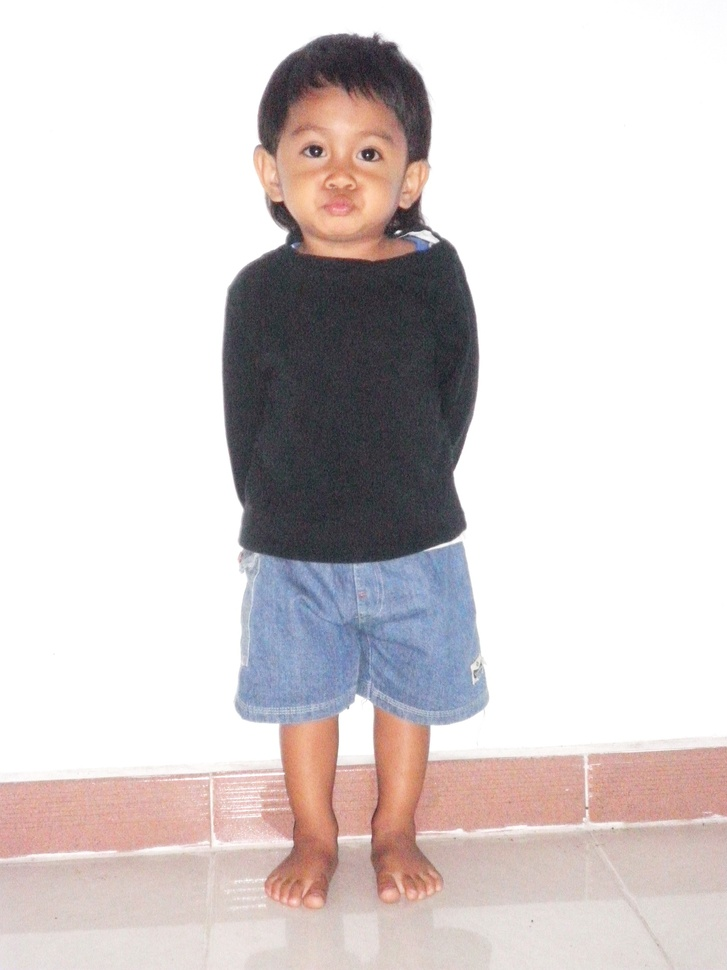
#> input picture uploads/2011_03_08_19_57_IMG_1990.JPG, 727 x 970 px, shrunk from 1536 x 2048 before the run
$ python -i cartoon.py   (imports and definitions only)
#> lines starting #> are read from the running program, lines starting #| are printed output that depends on the picture
#> further down, picture is the input picture: PIL image 727x970 RGB; mean R, G, B 215.9, 208.8, 208.9
from PIL import Image, ImageFilter, ImageEnhance

def apply_cartoon(image):
    # Reduksi warna untuk efek kartun
    image = image.convert("RGB")
    image = image.filter(ImageFilter.ModeFilter(size=9))
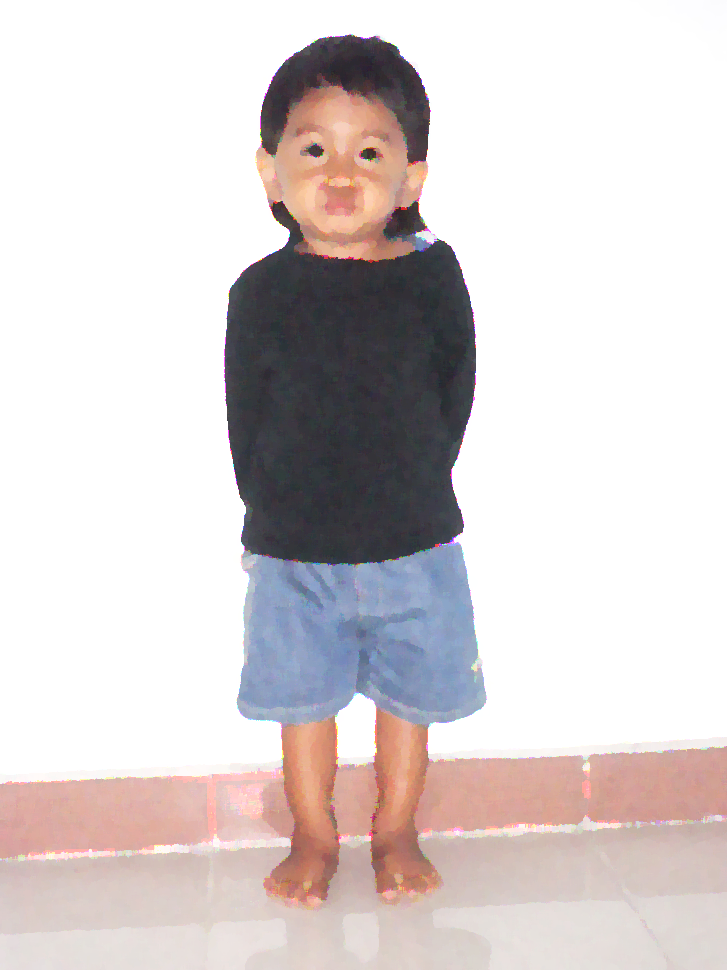
#> image: PIL image 727x970 RGB; mean R, G, B 216.5, 209, 209.1
    image = ImageEnhance.Color(image).enhance(2)  # Warna lebih hidup
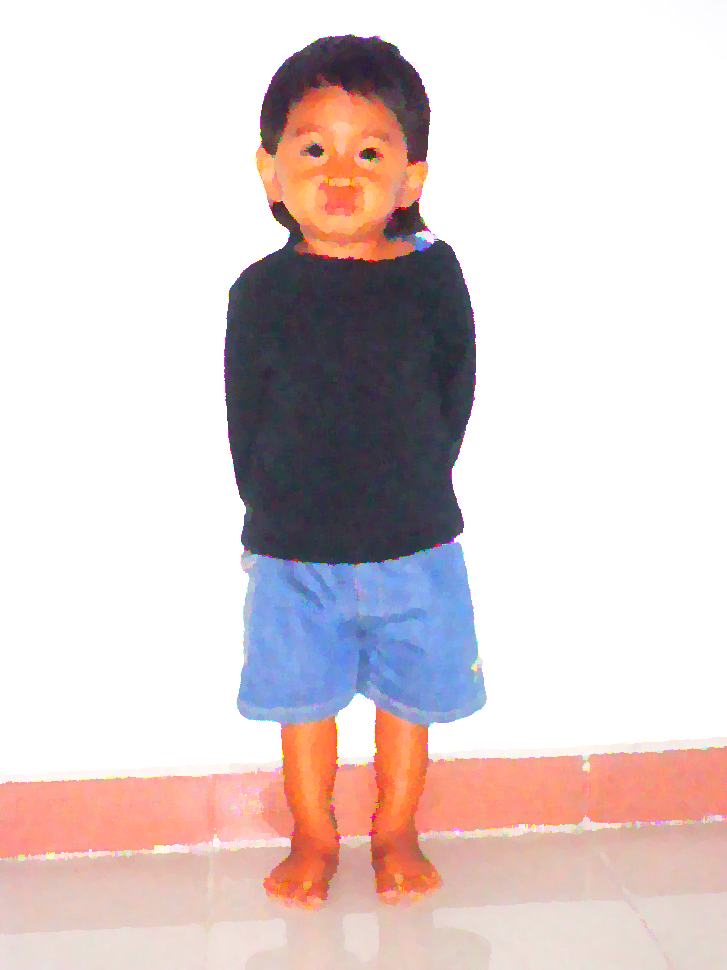
#> image: PIL image 727x970 RGB; mean R, G, B 220.5, 206.8, 206.7
    # Tambahkan edge untuk kontur yang jelas
    edges = image.filter(ImageFilter.FIND_EDGES)
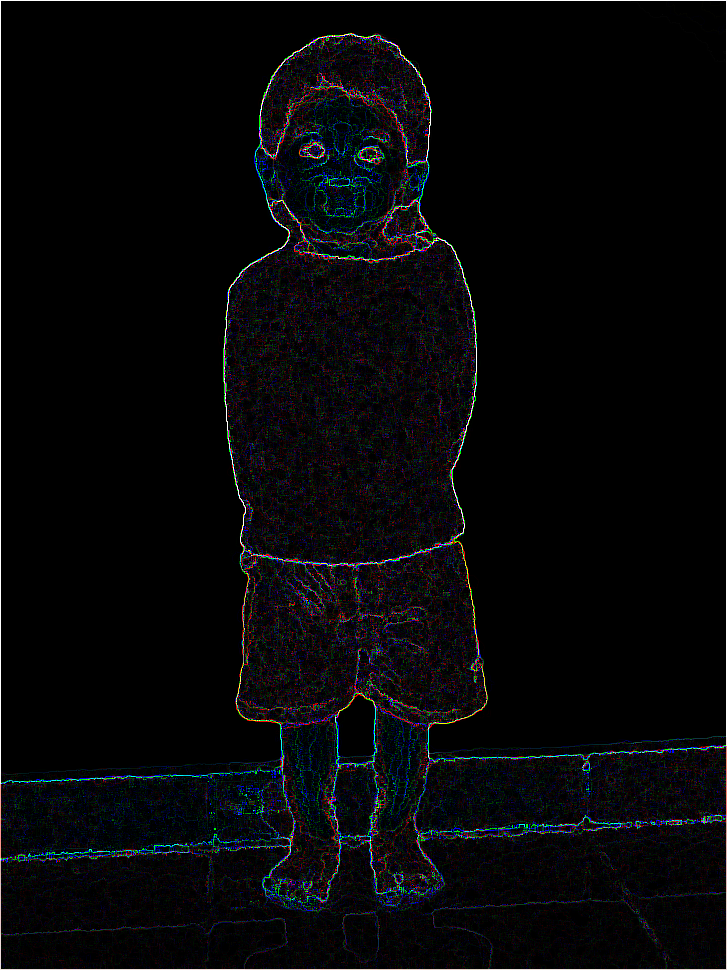
#> edges: PIL image 727x970 RGB; mean R, G, B 7, 7.2, 8.8
    image.paste(edges)
    return image

>>> from PIL import Image
>>> picture = Image.open('uploads/2011_03_08_19_57_IMG_1990.JPG')
>>> result = apply_cartoon(picture)

$ run again, on uploads/2022_01_20_17_04_IMG_1437.JPG
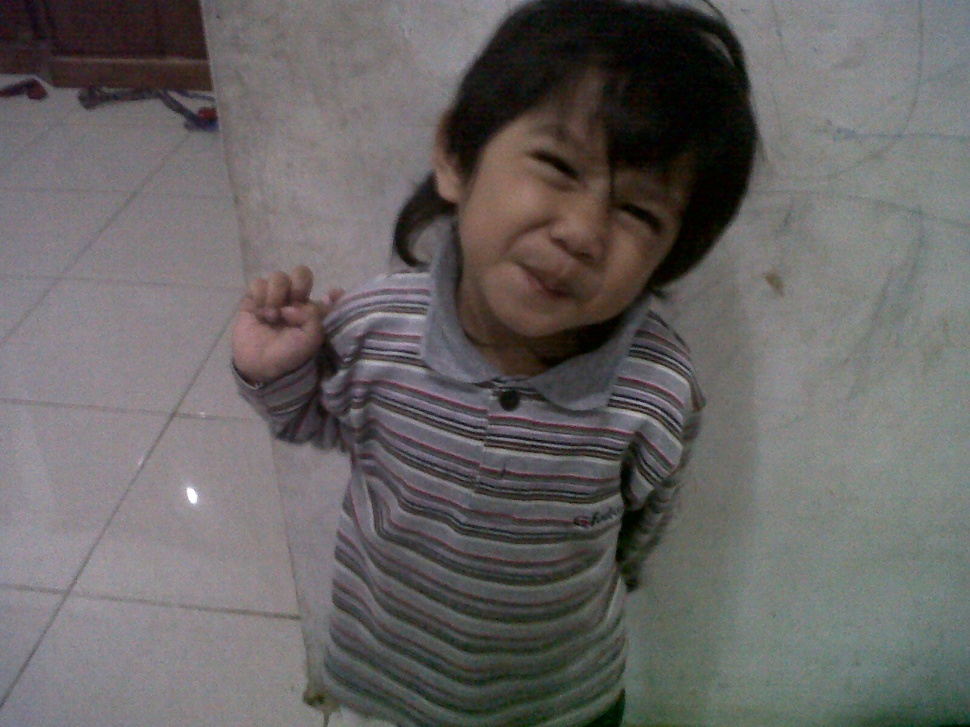
#> input picture uploads/2022_01_20_17_04_IMG_1437.JPG, 970 x 727 px, shrunk from 1600 x 1200 before the run
#> picture is the input picture: PIL image 970x727 RGB; mean R, G, B 103.4, 100.4, 99.8
#> in apply_cartoon, `image = ImageEnhance.Color(image).enhance(2)`:
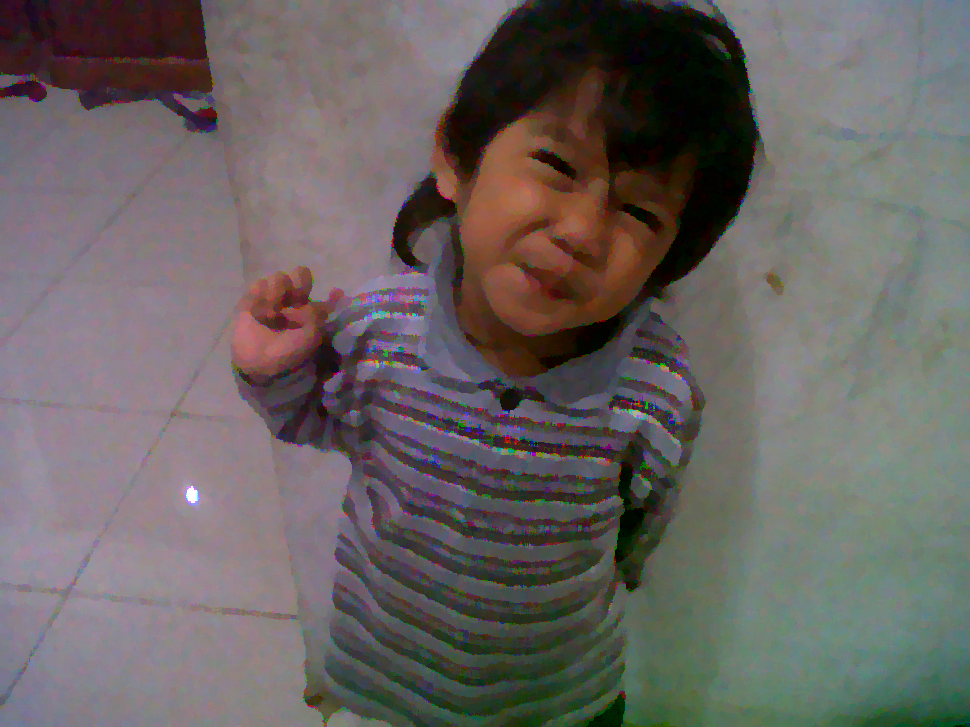
#> image: PIL image 970x727 RGB; mean R, G, B 104.6, 98.9, 97.5
#> in apply_cartoon, `edges = image.filter(ImageFilter.FIND_EDGES)`:
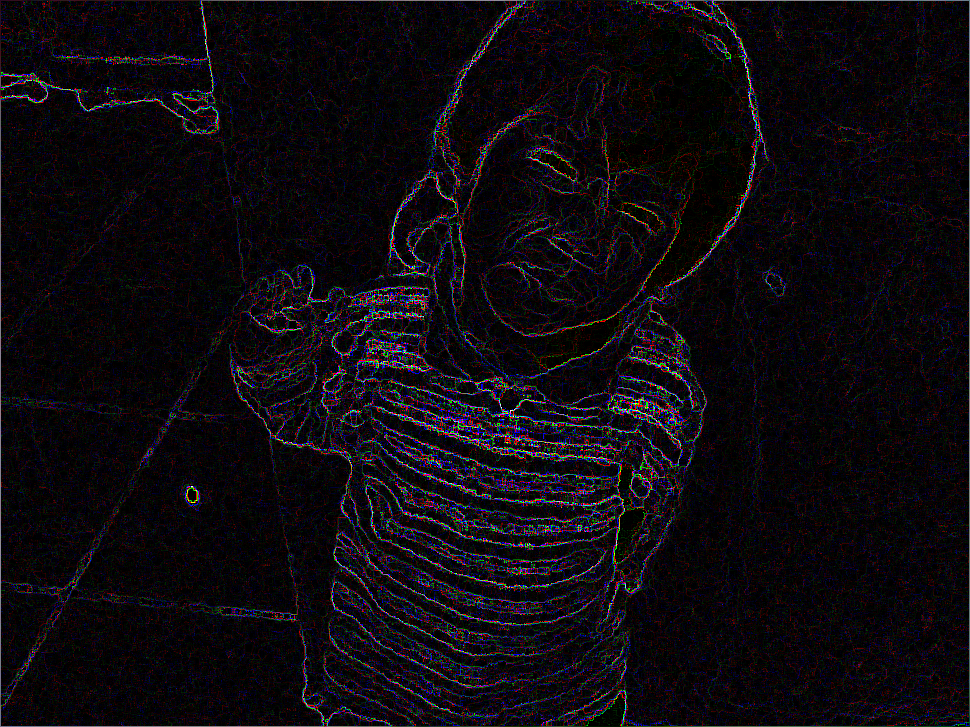
#> edges: PIL image 970x727 RGB; mean R, G, B 14.3, 10.5, 15.4

$ run again, on uploads/2022_01_21_00_10_IMG_5236.JPG
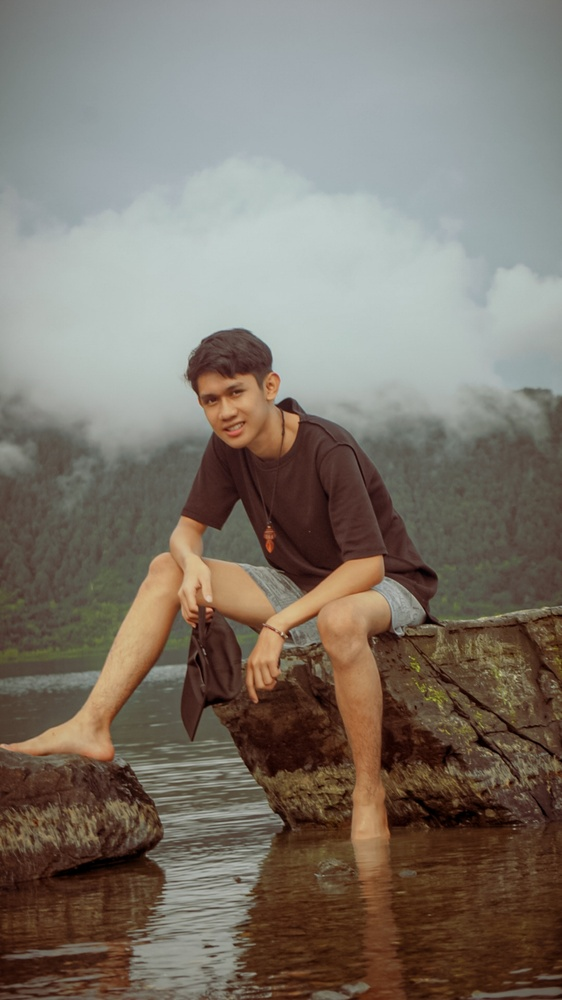
#> input picture uploads/2022_01_21_00_10_IMG_5236.JPG, 562 x 1000 px, shrunk from 1834 x 3264 before the run
#> picture is the input picture: PIL image 562x1000 RGB; mean R, G, B 125.6, 117, 106.7
#> in apply_cartoon, `image = ImageEnhance.Color(image).enhance(2)`:
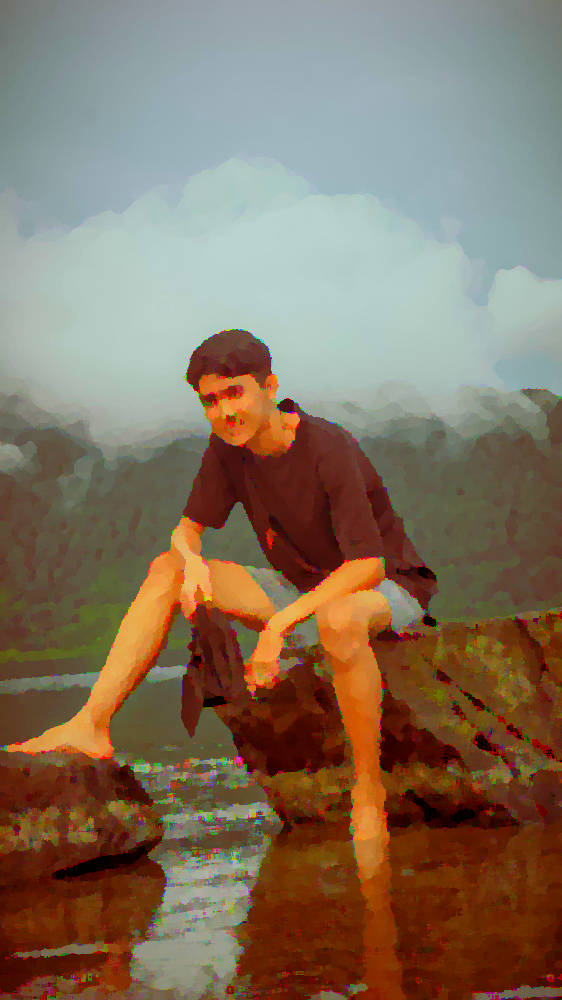
#> image: PIL image 562x1000 RGB; mean R, G, B 132, 114.4, 95.2
#> in apply_cartoon, `edges = image.filter(ImageFilter.FIND_EDGES)`:
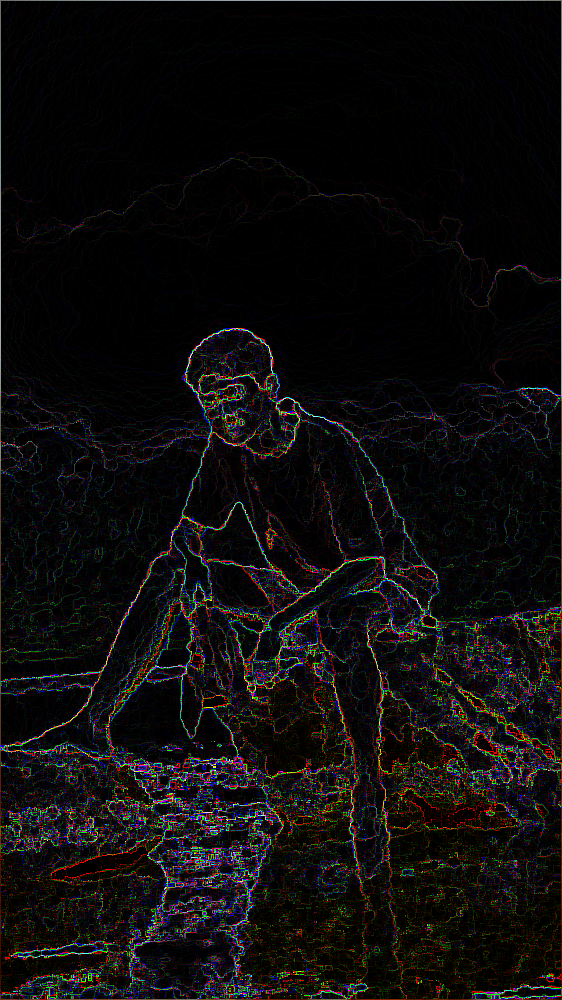
#> edges: PIL image 562x1000 RGB; mean R, G, B 13.6, 12, 11.4

$ run again, on uploads/2022_06_27_01_10_IMG_3280.JPG
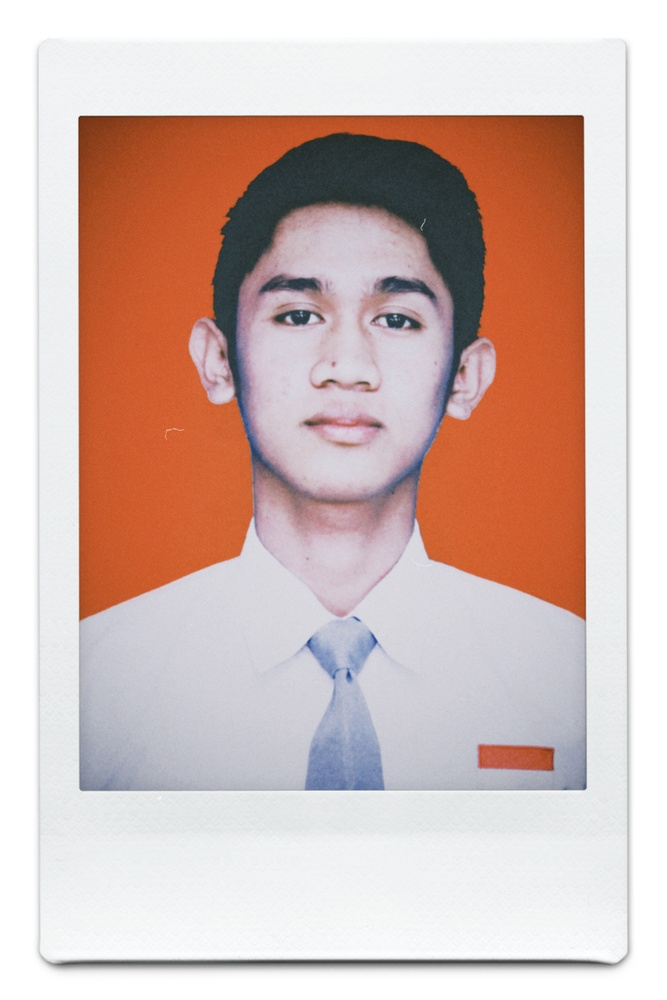
#> input picture uploads/2022_06_27_01_10_IMG_3280.JPG, 667 x 1000 px, shrunk from 1497 x 2246 before the run
#> picture is the input picture: PIL image 667x1000 RGB; mean R, G, B 211.7, 188, 182
#> in apply_cartoon, `image = ImageEnhance.Color(image).enhance(2)`:
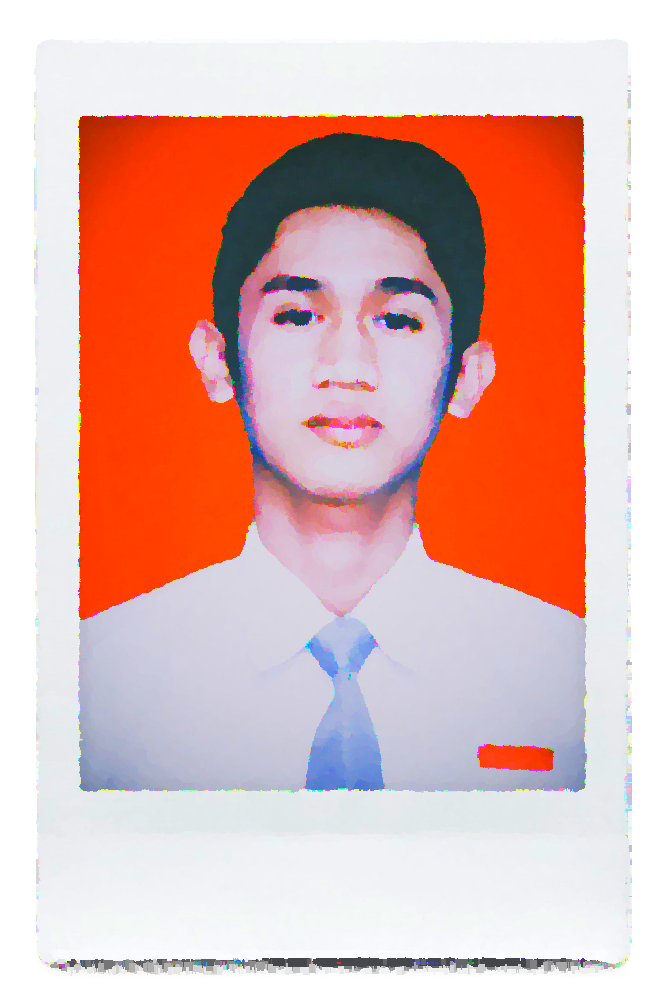
#> image: PIL image 667x1000 RGB; mean R, G, B 223.7, 182, 175.8
#> in apply_cartoon, `edges = image.filter(ImageFilter.FIND_EDGES)`:
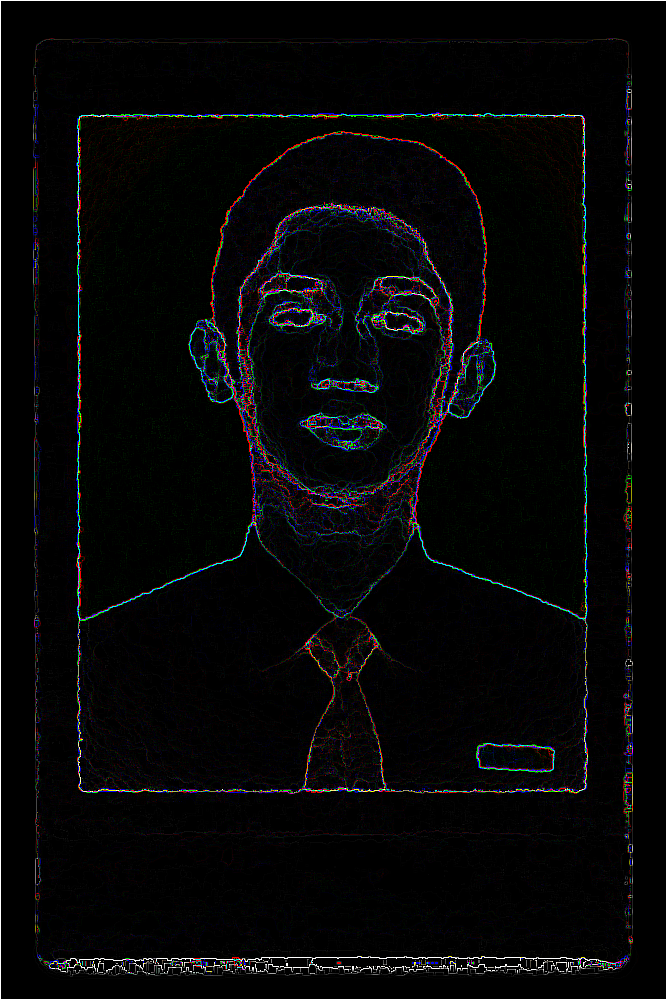
#> edges: PIL image 667x1000 RGB; mean R, G, B 7.5, 7.6, 8.1
